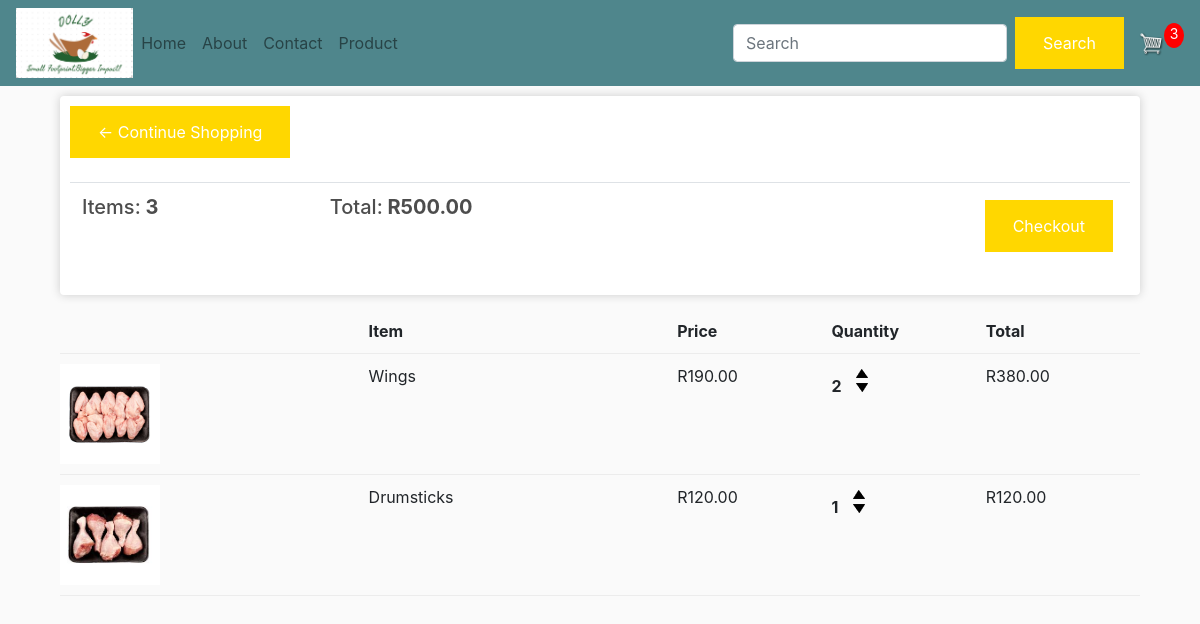
The app's page /cart/ (signed in) with its own data.
### members/models.py (models this page shows, shortened)
class Order(models.Model):
	customer = models.ForeignKey(Customer, on_delete=models.SET_NULL, null=True, blank=True)
	date_ordered = models.DateTimeField(auto_now_add=True)
	complete = models.BooleanField(default=False)
	transaction_id = models.CharField(max_length=100, null=True)
	@property
	def get_cart_total(self):
		orderitems = self.orderitem_set.all()
		total = sum([item.get_total for item in orderitems])
		return total
	@property
	def get_cart_items(self):
		orderitems = self.orderitem_set.all()
		total = sum([item.quantity for item in orderitems])
		return total

class OrderItem(models.Model):
	product = models.ForeignKey(Product, on_delete=models.SET_NULL, null=True)
	order = models.ForeignKey(Order, on_delete=models.SET_NULL, null=True)
	quantity = models.IntegerField(default=0, null=True, blank=True)
	date_added = models.DateTimeField(auto_now_add=True)
	@property
	def get_total(self):
		total = self.product.price * self.quantity
		return total

class Product(models.Model):
	name = models.CharField(max_length=200, null=True)
	price = models.FloatField()
	digital = models.BooleanField(default=False, null=True, blank=False)
	image = models.ImageField(null=True, blank=True)
	@property
	def imageURL(self):
		try:
			url = self.image.url
		except:
			url = ''
		return url

### members/views.py (the view)
# urls.py: path('cart/', views.cart, name="cart"),
def cart(request):
	data = cartData(request)
	cartItems = data['cartItems']
	order = data['order']
	items = data['items']
	context = {'items':items, 'order':order, 'cartItems':cartItems}
	return render(request, 'cart.html', context)

### members/utils.py (called while the page is built)
def cartData(request):
	if request.user.is_authenticated:
		customer = request.user.customer
		order, created = Order.objects.get_or_create(customer=customer, complete=False)
		items = order.orderitem_set.all()
		cartItems = order.get_cart_items
	else:
		cookieData = cookieCart(request)
		cartItems = cookieData['cartItems']
		order = cookieData['order']
		items = cookieData['items']
	return {'cartItems':cartItems ,'order':order, 'items':items}

### members/templates/cart.html (shortened to what this page needs)
{% extends 'main.html' %}
{% load static %}
 {% block content %}
    <div class="col-lg-12">
        <div class="box-element">
            <a  class="btn btn-outline-dark" href="{% url 'product' %}">&#x2190; Continue Shopping</a>
            <br>
            <br>
            <table class="table">
                <tr>
                    <th><h5>Items:<strong> {{order.get_cart_items}}</strong></h5></th>
                    <th><h5>Total:<strong> R{{order.get_cart_total|floatformat:2}}</strong></h5></th>
                    <th>
                        <a  style="float:right; margin:5px;" class="btn btn-success" href="{% url 'checkout' %}">Checkout</a>
                    </th>
                </tr>
            </table>
        </div>
        <br>
            <div class="cart-row">
                <div style="flex:2"></div>
                <div style="flex:2"><strong>Item</strong></div>
                <div style="flex:1"><strong>Price</strong></div>
                <div style="flex:1"><strong>Quantity</strong></div>
                <div style="flex:1"><strong>Total</strong></div>
            </div>
            {% for item in items %}
            <div class="cart-row">
                <div style="flex:2"><img class="row-image" src="{{item.product.imageURL}}"></div>
                <div style="flex:2"><p>{{item.product.name}}</p></div>
                <div style="flex:1"><p>R{{item.product.price|floatformat:2}}</p></div>
                <div style="flex:1">
                    <p class="quantity">{{item.quantity}}</p>
                    <div class="quantity">
                        <img data-product="{{item.product.id}}" data-action="add" class="chg-quantity update-cart" src="{% static  'images/arrow-up.png' %}">
                        <img data-product="{{item.product.id}}" data-action="remove" class="chg-quantity update-cart" src="{% static  'images/arrow-down.png' %}">
                    </div>
                </div>
                <div style="flex:1"><p>R{{item.get_total|floatformat:2}}</p></div>
            </div>
                     {% endfor %}
         </div>
    </div>
        {% endblock content %}

### members/static/css/main.css (style rules this page uses)
body { background-color: hsl(0, 0%, 98%); }
h1,h2,h3,h4,h5,h6 { color:hsl(0, 0%, 30%); }
.box-element { box-shadow:hsl(0, 0%, 80%) 0 0 16px; background-color: #fff; border-radius: 4px; padding: 10px; }
.col-lg-4, .col-lg-6, .col-lg-8, .col-lg-12 { margin-top: 10px; }
.btn { border-radius: 0; background-color: gold; }
.row-image { width: 100px; }
.cart-row { display: flex; align-items: flex-stretch; padding-bottom: 10px; margin-bottom: 10px; border-bottom: 1px solid #ececec; }
.quantity { display: inline-block; font-weight: 700; padding-right:10px; }
.chg-quantity { width: 12px; cursor: pointer; display: block; margin-top: 5px; transition:.1s; }
.btn { border: none; color: white; padding: 14px 28px; cursor: pointer; }
.box-element { box-shadow: hsl(0, 0%, 80%)0 0 10px; background-color: #fff; border-radius: 4px; padding: 10px; }

### records on screen
Order: get_cart_items "3", get_cart_total "500.00"
OrderItem: product.imageURL (picture), product.name "Wings", product.price "190.00", quantity "2", get_total "380.00"
OrderItem: product.imageURL (picture), product.name "Drumsticks", product.price "120.00", quantity "1", get_total "120.00"

### other values on screen
{{ cartItems }} "3"
